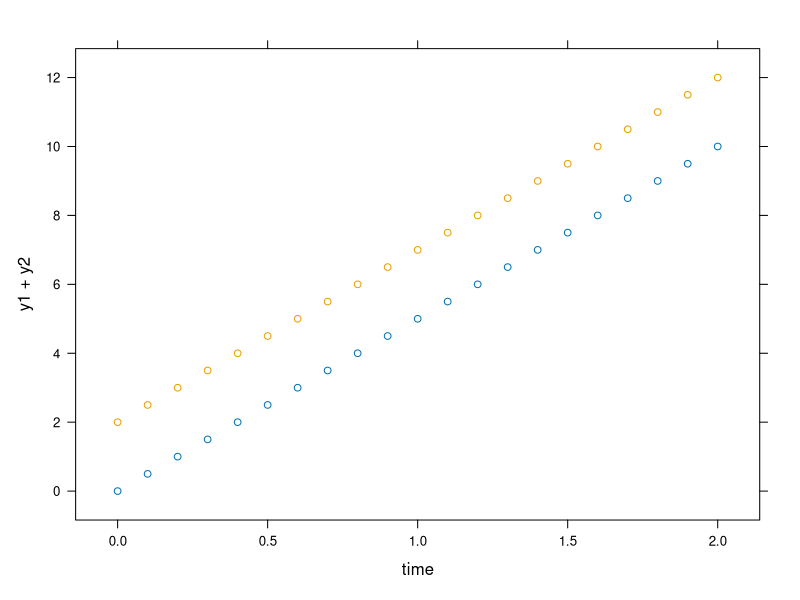

R code for this plot:
require(deSolve)
require(lattice)


# A test function for R's DAE solvers.
# Example DAE system:
#   dy1/dt = a
#   y2 = y1 + b
#   y1_0 = 0
# In the required form:
#   dy1/dt - a = 0
#   y2 - y1 - b = 0
#   y1_0 = 0



y_init <- c(y1=0, y2=2) # Initial state 
dydt_init <- c(y1=5)    # Initial derivatives
solveTimes <- seq(0, 2, 0.1) # Times at which output is desired.
params <- c(a=5, b=2)

# Function that calculates residuals
residuals <- function(t, y, dy, parms){
  a <- parms[["a"]]
  b <- parms[["b"]]
  dy1dt <- dy[["y1"]]
  y1 <- y[["y1"]]
  y2 <- y[["y2"]]
  res1 <- dy1dt - a
  res2 <- y2 - y1 - b
  out <- list(c(res1, res2), a, b)
  return(out)
}

result <- daspk(y=y_init, times=solveTimes, dy=dydt_init,
                parms=params, res=residuals)
df <- data.frame(result)

# For a graph, type the following into the console:
xyplot(y1+y2~time, data=df)
